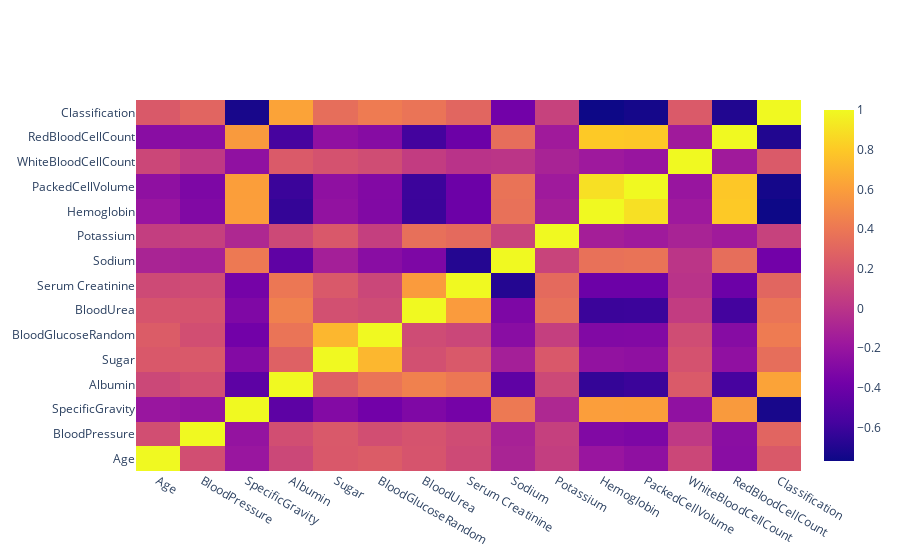

This figure's notebook cell:
### Code cell
import plotly.graph_objects as go

corr = df.corr(numeric_only = True)
Fig = go.Figure(data = go.Heatmap(z = corr.values, x = corr.columns, y = corr.index))
Fig.show()

### Figure 1 — Plotly figure (JSON) as saved in the notebook; plotly's stock layout.template omitted (floating-point values rounded to 4 significant figures; data arrays with more than 128 entries replaced by an {"elided": "..."} marker saying what was removed)
{"data": [{"type": "heatmap", "x": ["Age", "BloodPressure", "SpecificGravity", "Albumin", "Sugar", "BloodGlucoseRandom", "BloodUrea", "Serum Creatinine", "Sodium", "Potassium", "Hemoglobin", "PackedCellVolume", "WhiteBloodCellCount", "RedBloodCellCount", "Classification"], "y": ["Age", "BloodPressure", "SpecificGravity", "Albumin", "Sugar", "BloodGlucoseRandom", "BloodUrea", "Serum Creatinine", "Sodium", "Potassium", "Hemoglobin", "PackedCellVolume", "WhiteBloodCellCount", "RedBloodCellCount", "Classification"], "z": {"elided": "15x15 float values"}}], "layout": {}}
